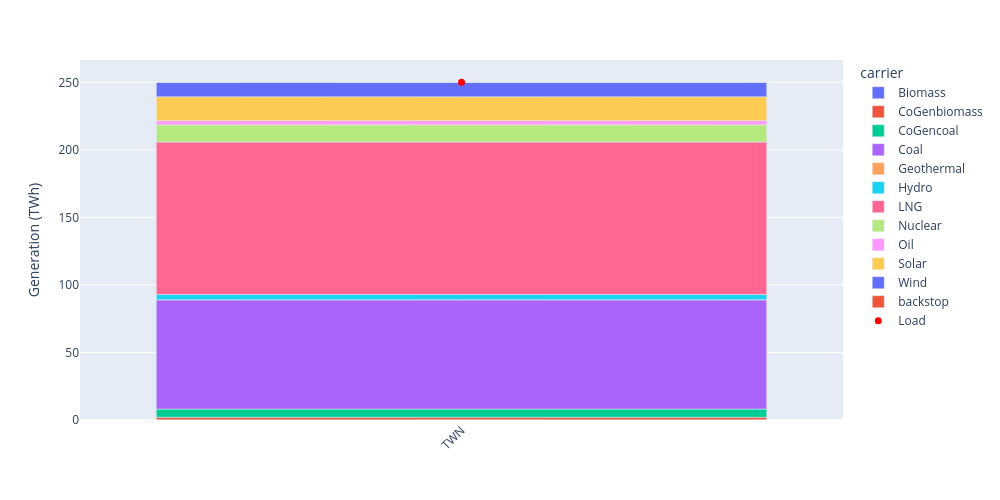

Here is the notebook cell this chart was saved with:
### Code cell
# --- CHECKING GENERATION PER TYPE --- #
loads = (
    n
    .loads_t
    .p_set
    .resample('YE')
    .sum()
    .div(1e6)
    .melt()
    .sort_values(by='Load')
    .reset_index(drop=True)
)

total_generation = (
    n
    .generators_t
    .p
    .resample('YE')
    .sum()
    .groupby([n.generators.bus, n.generators.carrier], axis=1)
    .sum()
    .div(1e6)
    .melt()
    .sort_values(by='bus')
)

# define order for x-axis
cat_order = total_generation.sort_values(by='bus').bus.unique().tolist()


fig = px.bar(
    total_generation, 
    x="bus", 
    y="value", 
    color = "carrier",
    category_orders={'bus' : cat_order},
    #barmode="group",
)

fig.add_scatter(
    x=loads.Load,
    y=loads.value,
    mode='markers',
    name='Load',
    marker=dict(
        size=7,
        color='red',
        symbol='circle',
    ),
)

fig.update_layout(
        yaxis_title= 'Generation (TWh)',
        xaxis_title='',
        # title='Installed capacity in ' + str(2023),
        width=1000,
        height=500,
        xaxis_tickangle=-45
    )

fig

### Figure 1 — Plotly figure (JSON) as saved in the notebook; plotly's stock layout.template omitted (floating-point values rounded to 4 significant figures)
{"data": [{"hovertemplate": "carrier=Biomass<br>bus=%{x}<br>value=%{y}<extra></extra>", "legendgroup": "Biomass", "marker": {"color": "#636efa", "pattern": {"shape": ""}}, "name": "Biomass", "orientation": "v", "showlegend": true, "textposition": "auto", "type": "bar", "x": ["TWN"], "xaxis": "x", "y": [0.1908], "yaxis": "y"}, {"hovertemplate": "carrier=CoGenbiomass<br>bus=%{x}<br>value=%{y}<extra></extra>", "legendgroup": "CoGenbiomass", "marker": {"color": "#EF553B", "pattern": {"shape": ""}}, "name": "CoGenbiomass", "orientation": "v", "showlegend": true, "textposition": "auto", "type": "bar", "x": ["TWN"], "xaxis": "x", "y": [1.853], "yaxis": "y"}, {"hovertemplate": "carrier=CoGencoal<br>bus=%{x}<br>value=%{y}<extra></extra>", "legendgroup": "CoGencoal", "marker": {"color": "#00cc96", "pattern": {"shape": ""}}, "name": "CoGencoal", "orientation": "v", "showlegend": true, "textposition": "auto", "type": "bar", "x": ["TWN"], "xaxis": "x", "y": [6.028], "yaxis": "y"}, {"hovertemplate": "carrier=Coal<br>bus=%{x}<br>value=%{y}<extra></extra>", "legendgroup": "Coal", "marker": {"color": "#ab63fa", "pattern": {"shape": ""}}, "name": "Coal", "orientation": "v", "showlegend": true, "textposition": "auto", "type": "bar", "x": ["TWN"], "xaxis": "x", "y": [80.96], "yaxis": "y"}, {"hovertemplate": "carrier=Geothermal<br>bus=%{x}<br>value=%{y}<extra></extra>", "legendgroup": "Geothermal", "marker": {"color": "#FFA15A", "pattern": {"shape": ""}}, "name": "Geothermal", "orientation": "v", "showlegend": true, "textposition": "auto", "type": "bar", "x": ["TWN"], "xaxis": "x", "y": [0.01934], "yaxis": "y"}, {"hovertemplate": "carrier=Hydro<br>bus=%{x}<br>value=%{y}<extra></extra>", "legendgroup": "Hydro", "marker": {"color": "#19d3f3", "pattern": {"shape": ""}}, "name": "Hydro", "orientation": "v", "showlegend": true, "textposition": "auto", "type": "bar", "x": ["TWN"], "xaxis": "x", "y": [3.919], "yaxis": "y"}, {"hovertemplate": "carrier=LNG<br>bus=%{x}<br>value=%{y}<extra></extra>", "legendgroup": "LNG", "marker": {"color": "#FF6692", "pattern": {"shape": ""}}, "name": "LNG", "orientation": "v", "showlegend": true, "textposition": "auto", "type": "bar", "x": ["TWN"], "xaxis": "x", "y": [112.8], "yaxis": "y"}, {"hovertemplate": "carrier=Nuclear<br>bus=%{x}<br>value=%{y}<extra></extra>", "legendgroup": "Nuclear", "marker": {"color": "#B6E880", "pattern": {"shape": ""}}, "name": "Nuclear", "orientation": "v", "showlegend": true, "textposition": "auto", "type": "bar", "x": ["TWN"], "xaxis": "x", "y": [12.82], "yaxis": "y"}, {"hovertemplate": "carrier=Oil<br>bus=%{x}<br>value=%{y}<extra></extra>", "legendgroup": "Oil", "marker": {"color": "#FF97FF", "pattern": {"shape": ""}}, "name": "Oil", "orientation": "v", "showlegend": true, "textposition": "auto", "type": "bar", "x": ["TWN"], "xaxis": "x", "y": [3.056], "yaxis": "y"}, {"hovertemplate": "carrier=Solar<br>bus=%{x}<br>value=%{y}<extra></extra>", "legendgroup": "Solar", "marker": {"color": "#FECB52", "pattern": {"shape": ""}}, "name": "Solar", "orientation": "v", "showlegend": true, "textposition": "auto", "type": "bar", "x": ["TWN"], "xaxis": "x", "y": [17.65], "yaxis": "y"}, {"hovertemplate": "carrier=Wind<br>bus=%{x}<br>value=%{y}<extra></extra>", "legendgroup": "Wind", "marker": {"color": "#636efa", "pattern": {"shape": ""}}, "name": "Wind", "orientation": "v", "showlegend": true, "textposition": "auto", "type": "bar", "x": ["TWN"], "xaxis": "x", "y": [10.68], "yaxis": "y"}, {"hovertemplate": "carrier=backstop<br>bus=%{x}<br>value=%{y}<extra></extra>", "legendgroup": "backstop", "marker": {"color": "#EF553B", "pattern": {"shape": ""}}, "name": "backstop", "orientation": "v", "showlegend": true, "textposition": "auto", "type": "bar", "x": ["TWN"], "xaxis": "x", "y": [0.0], "yaxis": "y"}, {"marker": {"color": "red", "size": 7, "symbol": "circle"}, "mode": "markers", "name": "Load", "type": "scatter", "x": ["TWN"], "y": [250.0]}], "layout": {"barmode": "relative", "height": 500, "legend": {"title": {"text": "carrier"}, "tracegroupgap": 0}, "margin": {"t": 60}, "width": 1000, "xaxis": {"anchor": "y", "categoryarray": ["TWN"], "categoryorder": "array", "domain": [0, 1], "tickangle": -45, "title": {"text": ""}}, "yaxis": {"anchor": "x", "domain": [0, 1], "title": {"text": "Generation (TWh)"}}}}
